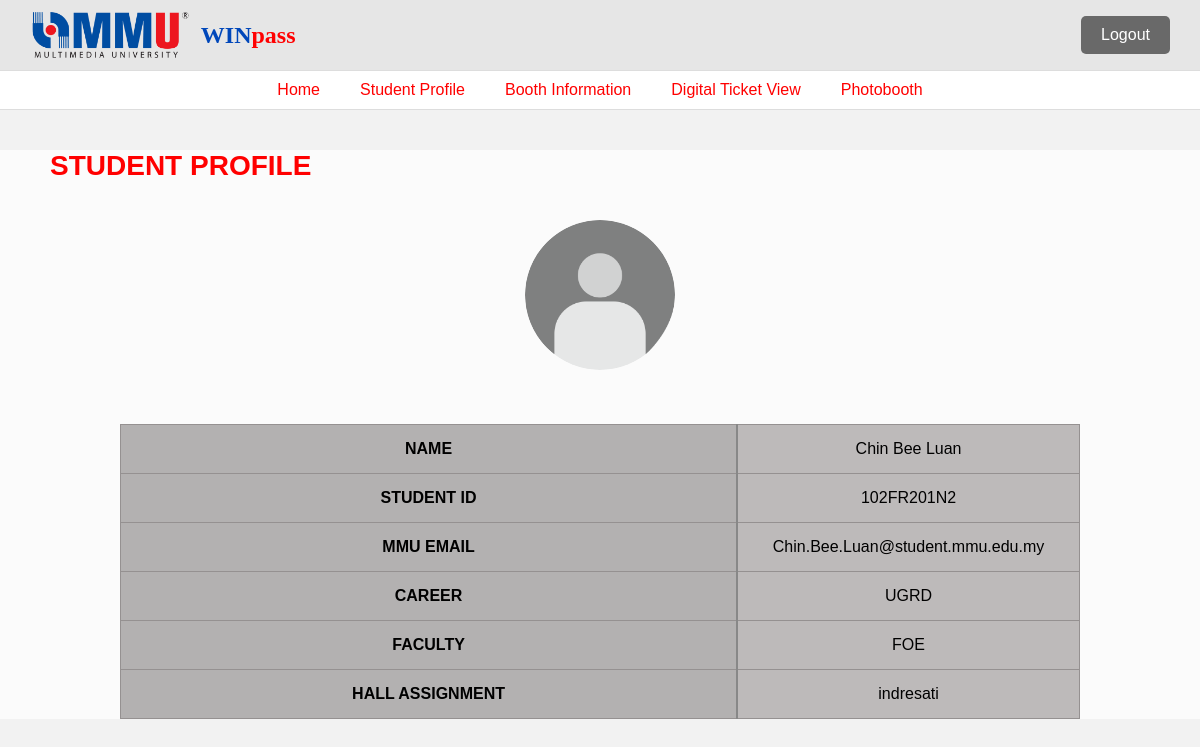
/Student-Profile (signed in), run on the app's committed database.
### tables this page shows
CREATE TABLE "user" (
	"id"	INTEGER,
	"name"	TEXT NOT NULL,
	"mmu_id"	TEXT NOT NULL,
	"email"	TEXT NOT NULL,
	"password"	TEXT NOT NULL,
	"hall"	TEXT,
	"career"	TEXT,
	"faculty"	TEXT,
	"campus"	TEXT,
	"face_data"	BLOB,
	"qr_code"	INTEGER,
	"ticket_path"	TEXT,
	"goodies_status"	TEXT DEFAULT 'Pending',
	"badge_status"	TEXT DEFAULT 'Pending',
	"ticket_status"	NUMERIC DEFAULT 'Pending',
	"size"	TEXT,
	"timeslot"	TEXT,
	"nonce"	TEXT,
	PRIMARY KEY("id" AUTOINCREMENT)
);

### app.py (the view)
@app.route('/Student-Profile')
def student_profile():
    if 'mmu_id' not in session:
        return redirect(url_for('login_users'))
    conn = sqlite3.connect(db_path)
    cursor = conn.cursor()
    cursor.execute(
        "SELECT name, mmu_id, email, career, faculty, hall FROM user WHERE mmu_id = ?",
        (session['mmu_id'],)
    )
    user = cursor.fetchone()
    conn.close()
    if user:
        user_data = {
            'name': user[0],
            'mmu_id': user[1],
            'email': user[2],
            'career': user[3],
            'faculty': user[4],
            'hall': user[5],
        }
        avatar_rel_path = get_student_avatar(user_data['name'], user_data['mmu_id'], image_folder_path)
        if avatar_rel_path:
            session['avatar'] = avatar_rel_path
        else:
            session.pop('avatar', None)
    else:
        user_data = None
        session.pop('avatar', None)
    return render_template('student_profile.html', user=user_data)

### app.py (called while the page is built, shortened)
def get_student_avatar(name, mmu_id, image_folder_path):
    person_folder_path = os.path.join(image_folder_path, name.replace(' ', '_'))
    return None

### templates/student_profile.html (shortened to what this page needs)
<!DOCTYPE html>
<html lang="en">
<head>
  <link rel="stylesheet" href="{{ url_for('static', filename='style.css') }}">
</head>
<body>
  <header>
    <div class="top-bar">
      <div class="logo-area">
        <img src="{{ url_for('static', filename='img_mmu.png') }}" alt="MMU Logo" class="logo"/>
        <span class="win">WIN<span class="pass">pass</span></span>
      </div>
      <div class="user-icon">
        {% if 'mmu_id' in session %}
        <form action="{{ url_for('logout') }}" method="POST">
            <button type="submit" class="logout-btn">Logout</button>
        </form>
    {% else %}
        <a href="{{ url_for('login_users') }}">
            <img src="{{ url_for('static', filename='img_user.png') }}" alt="User Icon" class="user-avatar">
        </a>
    {% endif %}
      </div>
    </div>
    <nav>
      <ul>
        <li><a href="{{ url_for('homepage') }}">Home</a></li>
        <li><a href="{{ url_for('student_profile') }}">Student Profile</a></li>
        <li><a href="{{ url_for('booth_info') }}">Booth Information</a></li>
        <li><a href="{{ url_for('digital_ticket') }}">Digital Ticket View</a></li>
        <li><a href="{{ url_for('pre_registration_page') }}">Photobooth</a></li>
      </ul>
    </nav>
  </header>
  <section class="profile-section">
    <h2>STUDENT PROFILE</h2>
    <div class="avatar">
     {% if session.get('avatar') %}
       <img src="{{ url_for('photos', filename=session['avatar']) }}" alt="User Avatar">
     {% else %}
       <img src="{{ url_for('static', filename='img_user.png') }}" alt="Default Avatar">
     {% endif %}
   </div>
    {% if session['mmu_id'] %}
    <table class="profile-table">
      <tr>
        <td class="subject">NAME</td>
        <td>{{ session['name'] }}</td>
      </tr>
      <tr>
        <td class="subject">STUDENT ID</td>
        <td>{{ session['mmu_id'] }}</td>
      </tr>
      <tr>
        <td class="subject">MMU EMAIL</td>
        <td>{{ session['email'] }}</td>
      </tr>
      <tr>
        <td class="subject">CAREER</td>
        <td>{{ session['career'] }}</td>
      </tr>
      <tr>
        <td class="subject">FACULTY</td>
        <td>{{ session['faculty'] }}</td>
      </tr>
      <tr>
        <td class="subject">HALL ASSIGNMENT</td>
        <td>{{ session['hall'] }}</td>
      </tr>
    </table>
  {% else %}
    <p>Please <a href="{{ url_for('login_users') }}">log in</a> to view your profile.</p>
  {% endif %}
</section>
  </body>
  </html>

### static/style.css (style rules this page uses)
* { margin: 0; padding: 0; box-sizing: border-box; font-family: Arial, sans-serif; }
body { background-color: #f2f2f2; }
.top-bar { background-color: #e6e6e6; display: flex; justify-content: space-between; align-items: center; padding: 10px 30px; }
.logo-area { display: flex; align-items: center; gap: 10px; }
.logo { height: 50px; }
.win { font-family: "Trirong", serif; font-size: 24px; font-weight: bold; color: #0047ba; }
.pass { font-family: "Trirong", serif; color: red; }
nav { background-color: white; border-top: 1px solid #ddd; border-bottom: 1px solid #ddd; }
nav ul { display: flex; justify-content: center; padding: 10px 0; list-style: none; gap: 40px; }
nav a { color: red; text-decoration: none; font-weight: 500; }
table { width: 100%; border-collapse: collapse; background-color: #aaa; color: black; table-layout: fixed; }
th, td { padding: 10px; text-align: center; border-bottom: 2px solid #ddd; overflow: hidden; text-overflow: ellipsis; white-space: nowrap; }
th, td { width: 16.66%; }
h2 { color: red; padding-bottom: 8px; margin-top: 32px; font-weight: bolder; }
a { color: #00bfff; text-decoration: none; }
section { margin: 0; font-family: Arial, sans-serif; background-color: rgba(255, 255, 255, 0.7); color: white; }
.user-icon { position: relative; }
.profile-section { margin: 40px auto; }
.profile-section h2 { padding-left: 50px; font-weight: bolder; font-size: 28px; color: red; }
.avatar { text-align: center; margin: 30px 0; }
.avatar img { width: 150px; height: 150px; border-radius: 80px; }
.profile-table { width: 80%; margin: 50px auto; border-collapse: collapse; background-color: #bdbaba; }
.profile-table td { padding: 15px; border: 1px solid #959191; }
.profile-table td.subject { font-weight: bold; background-color: #b3b1b1; width: 30%; border-right: 2px solid #888; text-align: center; }
.logout-btn { padding: 10px 20px; background-color: hsl(0, 0%, 41%); color: white; border: none; border-radius: 5px; cursor: pointer; font-size: 16px; }

### data on the page
user: name "Chin Bee Luan", mmu_id "102FR201N2", email "Chin.Bee.Luan@student.mmu.edu.my", career "UGRD", faculty "FOE", hall "indresati"
